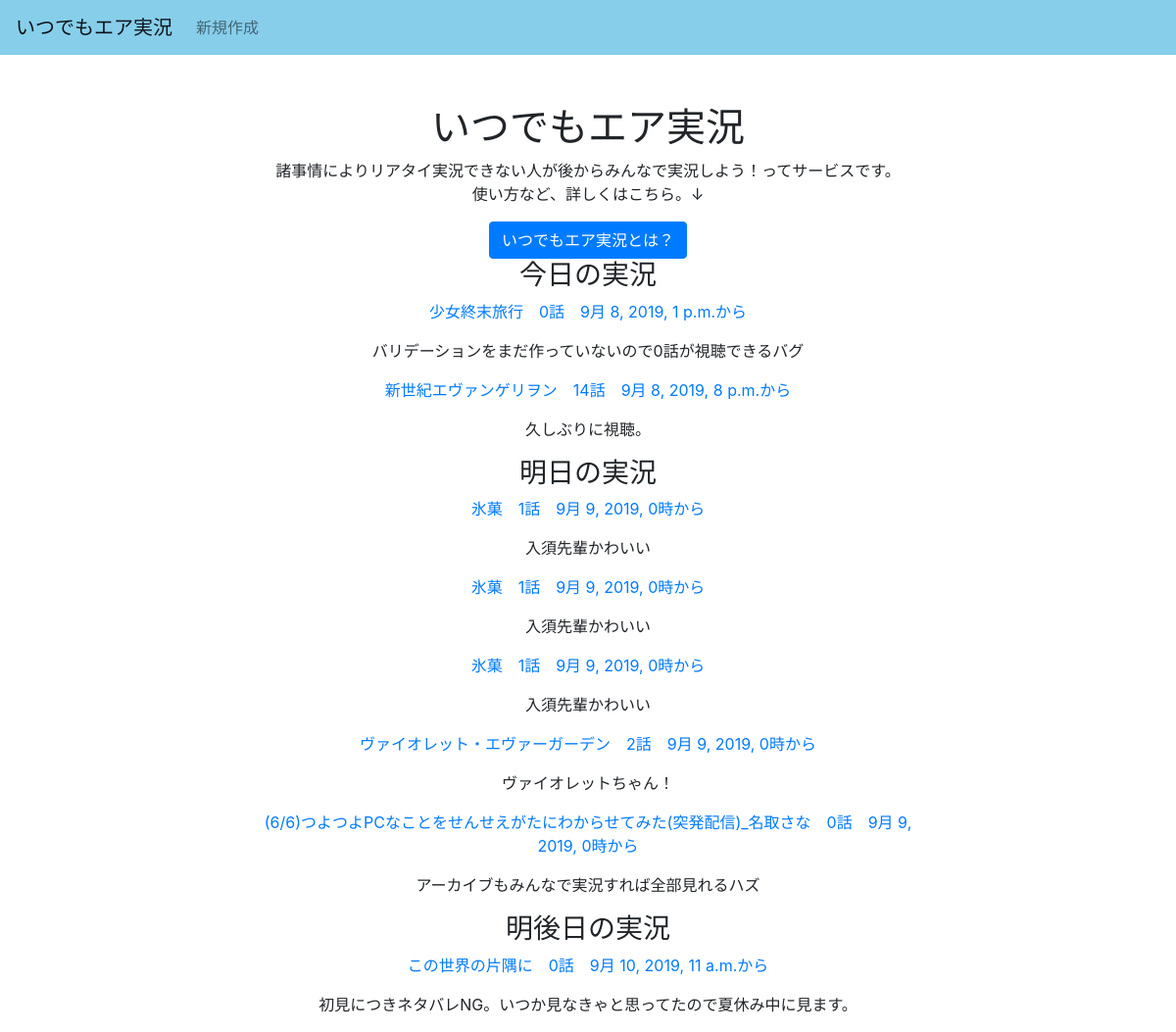
The page / on the database its author committed.
### app/models.py (models this page shows, shortened)
class Post(models.Model):
    class Meta:
        db_table = 'post'
    title = models.CharField(verbose_name='タイトル', max_length=140)
    start_time = models.DateTimeField(verbose_name='開始時刻')
    episode = models.IntegerField(verbose_name='話数', null=True)
    comment = models.CharField(verbose_name='コメント', max_length=140)

### app/views.py (the view)
class IndexView(View):
    def get(self, request):
        today_posts = Post.objects.filter(start_time__date=datetime.date.today()).order_by('start_time')
        tommorow_posts = Post.objects.filter(start_time__date=(datetime.date.today()+datetime.timedelta(days=1)))\
            .order_by('start_time')
        day_after_tommorow_posts = Post.objects.filter(start_time__date=(datetime.date.today()+datetime.timedelta(days=2)))\
            .order_by('start_time')
        return render(request, 'app/index.html', {'today_posts': today_posts, 'tommorow_posts': tommorow_posts,
                                                  'day_after_tommorow_posts': day_after_tommorow_posts},)

### templates/app/index.html (shortened to what this page needs)
{% extends 'base.html' %}
{% block content %}
<h1>いつでもエア実況</h1>
<p>諸事情によりリアタイ実況できない人が後からみんなで実況しよう！ってサービスです。<br>使い方など、詳しくはこちら。↓</p>
<button type="button" class="btn btn-primary" onclick="location.href='{% url "app:about" %}'" >いつでもエア実況とは？</button>
<h3>今日の実況</h3>
{% for post in today_posts %}
    <p><a href="{% url 'app:detail' post.id %}">{{ post.title }}　{{ post.episode }}話　{{ post.start_time }}から</a></p>
    <p>{{ post.comment | truncatechars:50 }}</p>
{% endfor %}
<h3>明日の実況</h3>
{% for post in tommorow_posts %}
    <p><a href="{% url 'app:detail' post.id %}">{{ post.title }}　{{ post.episode }}話　{{ post.start_time }}から</a></p>
    <p>{{ post.comment | truncatechars:50 }}</p>
{% endfor %}
<h3>明後日の実況</h3>
{% for post in day_after_tommorow_posts %}
    <p><a href="{% url 'app:detail' post.id %}">{{ post.title }}　{{ post.episode }}話　{{ post.start_time }}から</a></p>
    <p>{{ post.comment | truncatechars:50 }}</p>
{% endfor %}
{% endblock %}

### templates/base.html (shortened to what this page needs)
<!DOCTYPE html>
{% load static %}
<html lang="ja">
<head>
    <link rel="stylesheet" href="https://stackpath.bootstrapcdn.com/bootstrap/4.1.3/css/bootstrap.min.css">
</head>
<body>
    <nav class="navbar navbar-expand-lg navbar-light" style="background-color: skyblue">
      <a class="navbar-brand" href="{% url 'app:index' %}">いつでもエア実況</a>
      <div class="collapse navbar-collapse" id="navbarSupportedContent">
        <ul class="navbar-nav mr-auto">
          <li class="nav-item">
            <a class="nav-link" href="{% url 'app:create' %}">新規作成</a>
          </li>
        </ul>
      </div>
    </nav>
    <div class="container mx-auto" style="width: 700px">
    {% block content %}{% endblock %}
    </div>
</body>
</html>

### templates/base.html (style rules this page uses)
body { text-align: center; }
nav { margin-bottom: 50px; }

### rows shown on the page
Post: title "少女終末旅行", episode "0", start_time "9月 8, 2019, 1 p.m.", comment "バリデーションをまだ作っていないので0話が視聴できるバグ"
Post: title "新世紀エヴァンゲリヲン", episode "14", start_time "9月 8, 2019, 8 p.m.", comment "久しぶりに視聴。"
Post: title "氷菓", episode "1", start_time "9月 9, 2019, 0時", comment "入須先輩かわいい"
Post: title "氷菓", episode "1", start_time "9月 9, 2019, 0時", comment "入須先輩かわいい"
Post: title "氷菓", episode "1", start_time "9月 9, 2019, 0時", comment "入須先輩かわいい"
Post: title "ヴァイオレット・エヴァーガーデン", episode "2", start_time "9月 9, 2019, 0時", comment "ヴァイオレットちゃん！"
Post: title "(6/6)つよつよPCなことをせんせえがたにわからせてみた(突発配信)_名取さな", episode "0", start_time "9月 9, 2019, 0時", comment "アーカイブもみんなで実況すれば全部見れるハズ"
Post: title "この世界の片隅に", episode "0", start_time "9月 10, 2019, 11 a.m.", comment "初見につきネタバレNG。いつか見なきゃと思ってたので夏休み中に見ます。"
